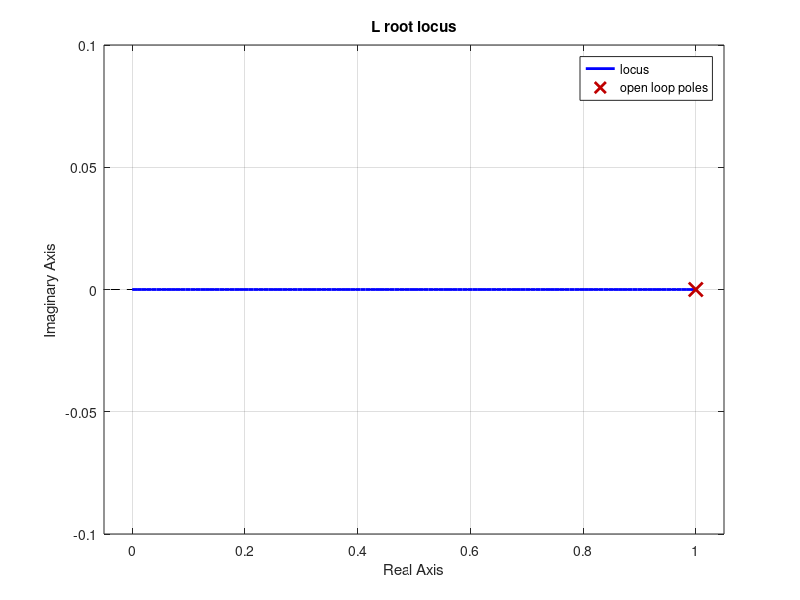
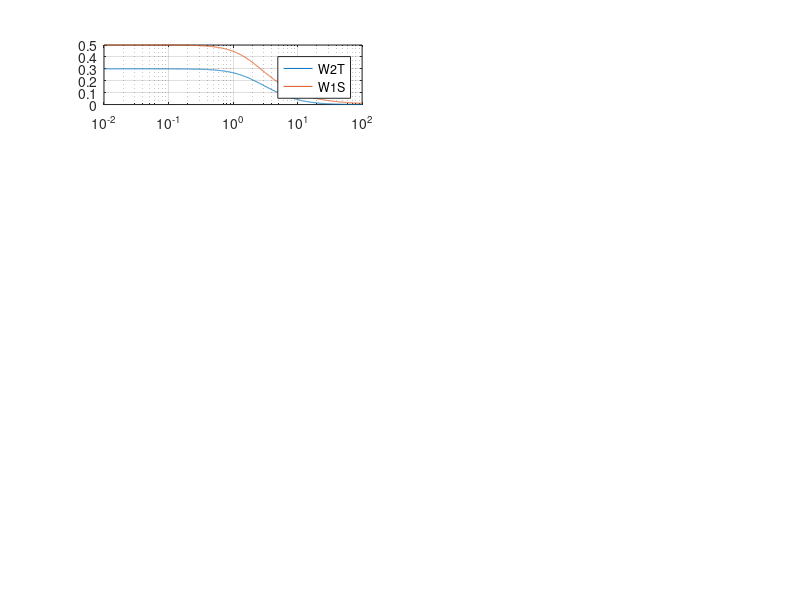

Write MATLAB code to recreate these figures, in order. (Note: this script raises an error after producing the figures.)
P = tf(1, [1 -1]);
W1 = tf(1,[1 1]);
W2 = tf(2,[1 10]);
C = tf(1,1);

L = P*C;
S = minreal(1/(1+L));
T = minreal(L/(1+L));


%% Condizione su k per stabilità su impianto nominale
figure(1);
rlocus(L);
title("L root locus");
grid on;
% deve essere k > 1 per avere stabilità nominale


%% Condizione su k per stabilità robusta
% la condizione di stabilità robusta è ||W2*T|| < 1/2    (||Delta||<=2)
% deve essere k > 5/3 per avere stabilità robusta
omega = logspace(-2, 2, 4*1000+1);

kk = 5/3;
W2T = @(s,k) (2.*k)./((s+10).*(s-1+k)); 
W1S = @(s,k) (s-1)./((s+1).*(s-1+k));

W2T0 = @(k) k./(5.*(k-1));
W1S0 = @(k) k./(k-1);
amin = @(k) 5./(3.*k-5);

%%
figure(2);
jomega = 1i.*omega;

k = 3;
subplot(5,2,1);
w2t = abs(W2T(jomega,k));
w1s = abs(W1S(jomega,k));
semilogx(omega, w2t, omega, w1s);
grid on;
legend("W2T","W1S");
title("k = " + string(k));
subplot(5,2,2);
nyquist(k*P);
grid on;

k = 2;
subplot(5,2,3);
w2t = abs(W2T(jomega,k));
w1s = abs(W1S(jomega,k));
semilogx(omega, w2t, omega, w1s);
grid on;
legend("W2T","W1S");
title("k = " + string(k));
subplot(5,2,4);
nyquist(k*P);
grid on;

k = kk;
subplot(5,2,5);
w2t = abs(W2T(jomega,k));
w1s = abs(W1S(jomega,k));
semilogx(omega, w2t, omega, w1s);
grid on;
legend("W2T","W1S");
title("k = " + string(k));
subplot(5,2,6);
nyquist(k*P);
grid on;

k = 1.2;
subplot(5,2,7);
w2t = abs(W2T(jomega,k));
w1s = abs(W1S(jomega,k));
semilogx(omega, w2t, omega, w1s);
grid on;
legend("W2T","W1S");
title("k = " + string(k));
subplot(5,2,8);
nyquist(k*P);
grid on;

k = 1;
subplot(5,2,9);
w2t = abs(W2T(jomega,k));
w1s = abs(W1S(jomega,k));
semilogx(omega, w2t, omega, w1s);
grid on;
legend("W2T","W1S");
title("k = " + string(k));
subplot(5,2,10);
nyquist(k*P);
grid on;


%%
K = (ceil(kk*10)/10):0.01:3;
A = amin(K);

figure(3);
hold on;
plot(K, A);
plot([kk, kk], [0, max(A)], '--k');
grid on;
xlabel("k");
ylabel("a");
axis([1.6 max(K) 0 max(A)/2]);
legend("a_{min}");